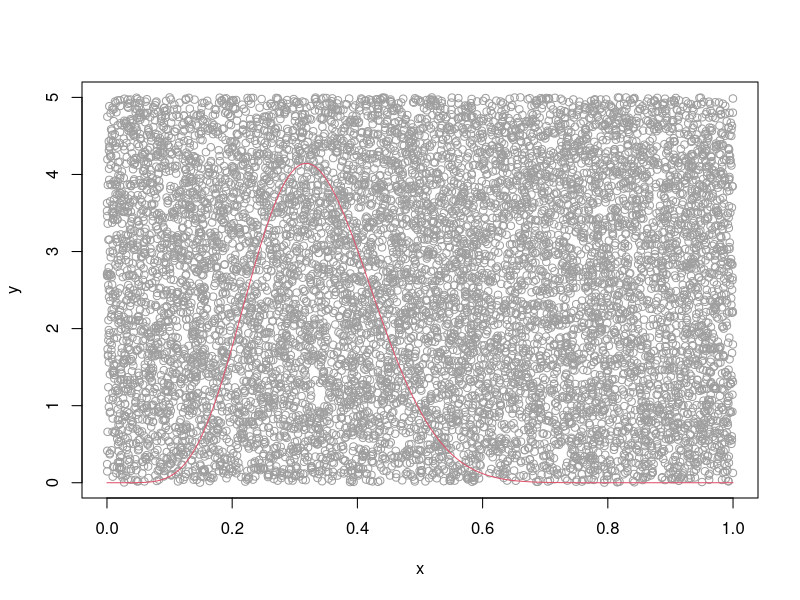
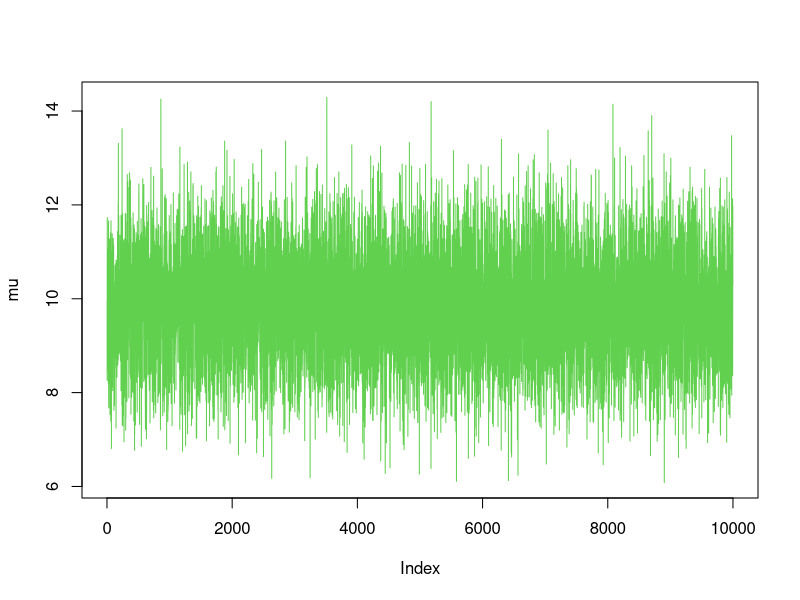
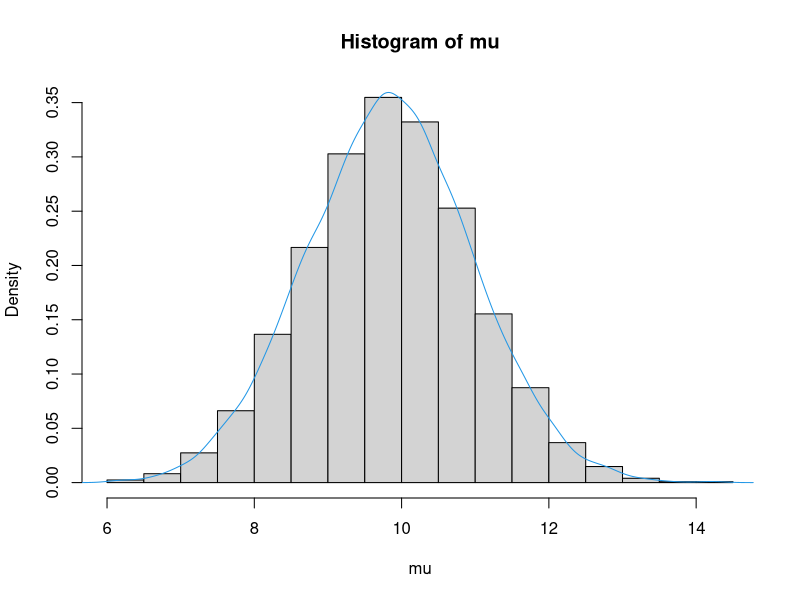
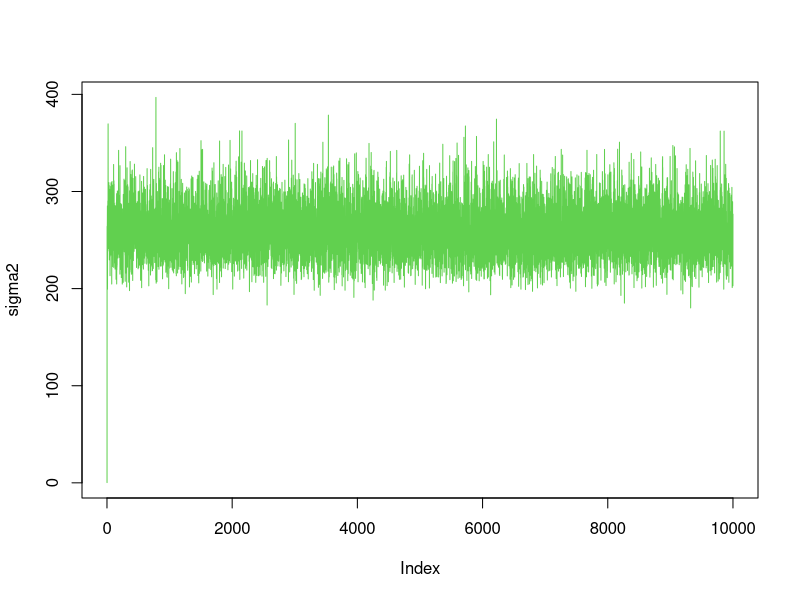
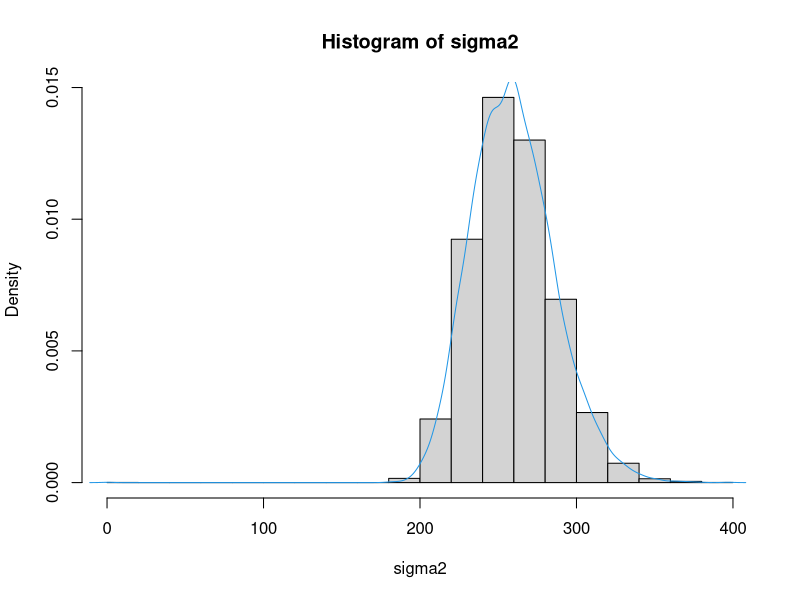
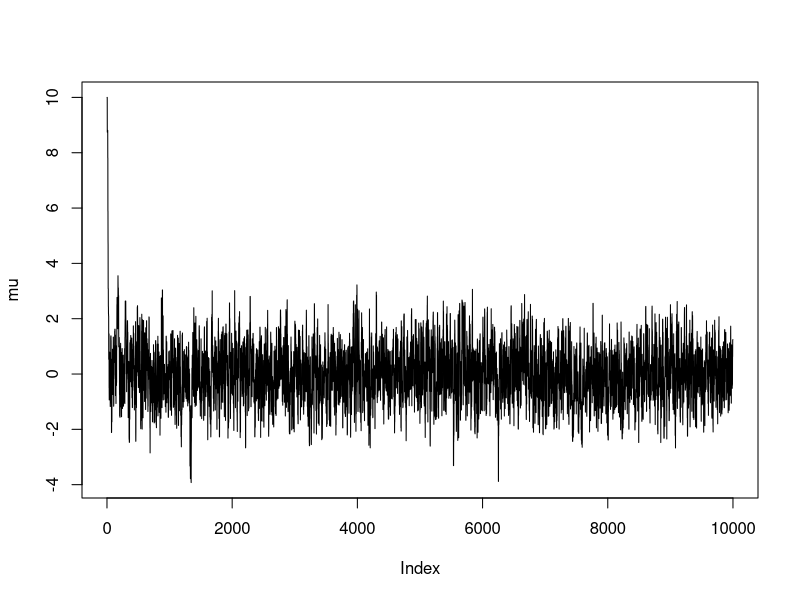
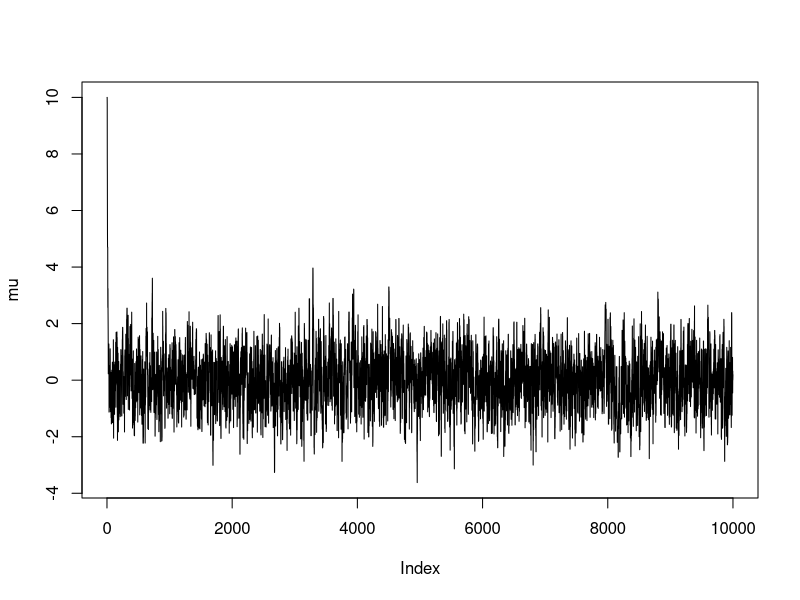

The R source for these figures, in order:

niter <- 10000
x <- runif(niter)
y <- runif(niter)*5

plot(x,y,col=8)

i <- 0:niter/niter
i <- i[1:niter]
z <- dbeta(i,shape1=8,shape2=16)

lines(i,z,col=2)

count <- ifelse(y<=z,1,0)
area <- sum(count)/niter
areaofbox = 1*5
area * areaofbox

length(z)


# Gibbs sampling!

niter <- 10000
set.seed(123)
y <- rnorm(200,mean=10,sd=17)

ymean <- mean(y)
s2 <- var(y)
n <- length(y)
v <- n-1
# storage for my random draws
tau <- rep(0,niter)
mu <- rep(0,niter)

# initial value
tau[1] <- 4
mu[1] <- rnorm(1,mean=ymean,sd=(1/sqrt(n*tau[1])))

for (i in 2:niter) {

mu[i] <- rnorm(1,mean=ymean,sd=(1/sqrt(n*tau[i-1])))
tau[i] <- rgamma(1,n/2, 0.5*(v*s2 + n*(mu[i] - ymean)^2))

}

mean(mu); sd(mu)
plot(mu,type='l',col=3)

hist(mu,freq=F)
lines(density(mu),col=4)

sigma2 <- 1/tau

mean(sigma2); sd(sigma2)
plot(sigma2,type='l',col=3)

hist(sigma2,freq=F)
lines(density(sigma2),col=4)

sqrt(mean(sigma2))

# Metropolis for a standard normal

niter <- 10000

mu <- rep(0,niter)
mu[1] <- 10

accprob <- runif(niter,0,1)  # acceptance probability



for (i in 2:niter) {
prop <- mu[i-1] + rnorm(1,mean=0,sd=1)
propratio <- dnorm(prop,0,1)/dnorm(mu[i-1],0,1)

mu[i] <- ifelse(propratio > accprob[i],prop,mu[i-1])

}

plot(mu,type='l')
mean(mu)
sd(mu)
# approx 0.95 interval
mean(mu)+2*sd(mu)
mean(mu)-2*sd(mu)

quantile(mu,prob=c(0.025,0.975))


#### Now put some other likelihood x prior in instead of normal

# Metropolis for a some function
# substitute in a function in place of dnorm below (in loop)

niter <- 10000

mu <- rep(0,niter)
mu[1] <- 10

accprob <- runif(niter,0,1)  # acceptance probability



for (i in 2:niter) {
prop <- mu[i-1] + rnorm(1,mean=0,sd=1)
propratio <- dnorm(prop,0,1)/dnorm(mu[i-1],0,1)

mu[i] <- ifelse(propratio > accprob[i],prop,mu[i-1])

}

plot(mu,type='l')

mean(mu)
sd(mu)
# approx 0.95 interval
mean(mu)+2*sd(mu)
mean(mu)-2*sd(mu)

quantile(mu,prob=c(0.025,0.975))










